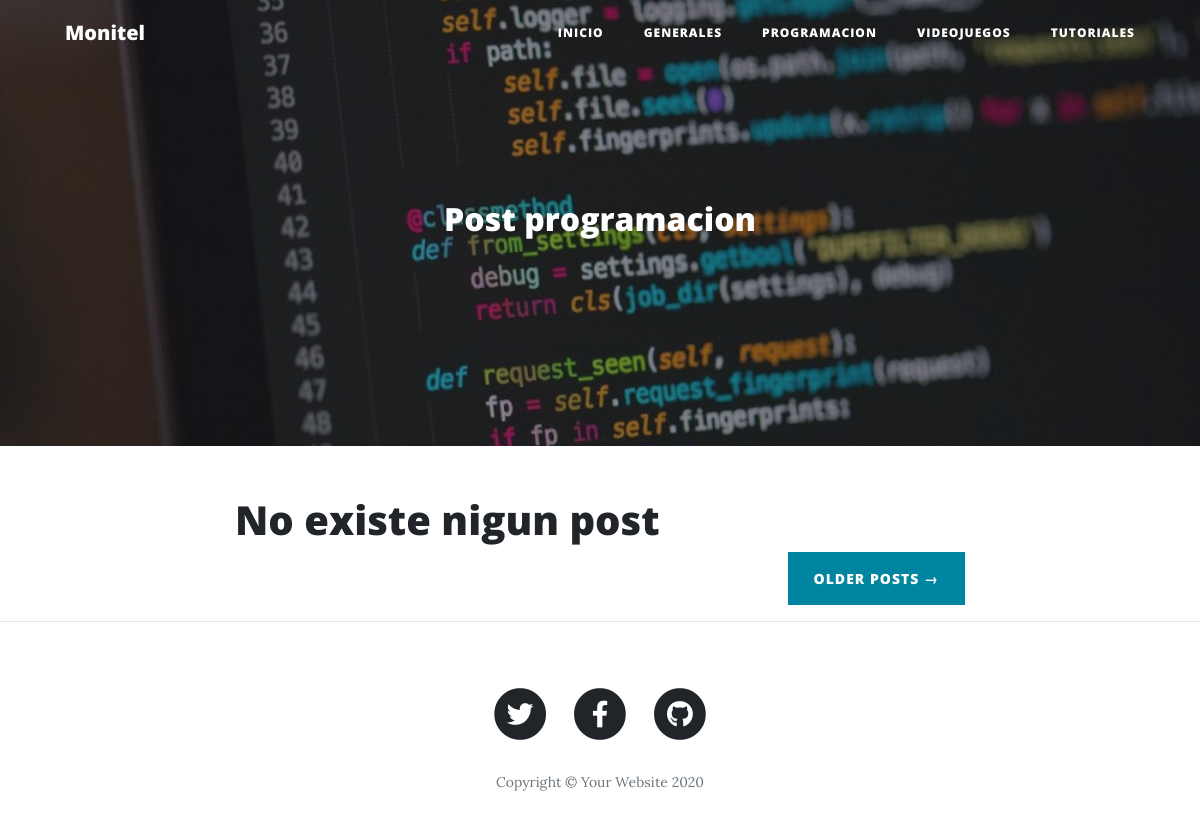
Before: /programacion/ with the older database file.
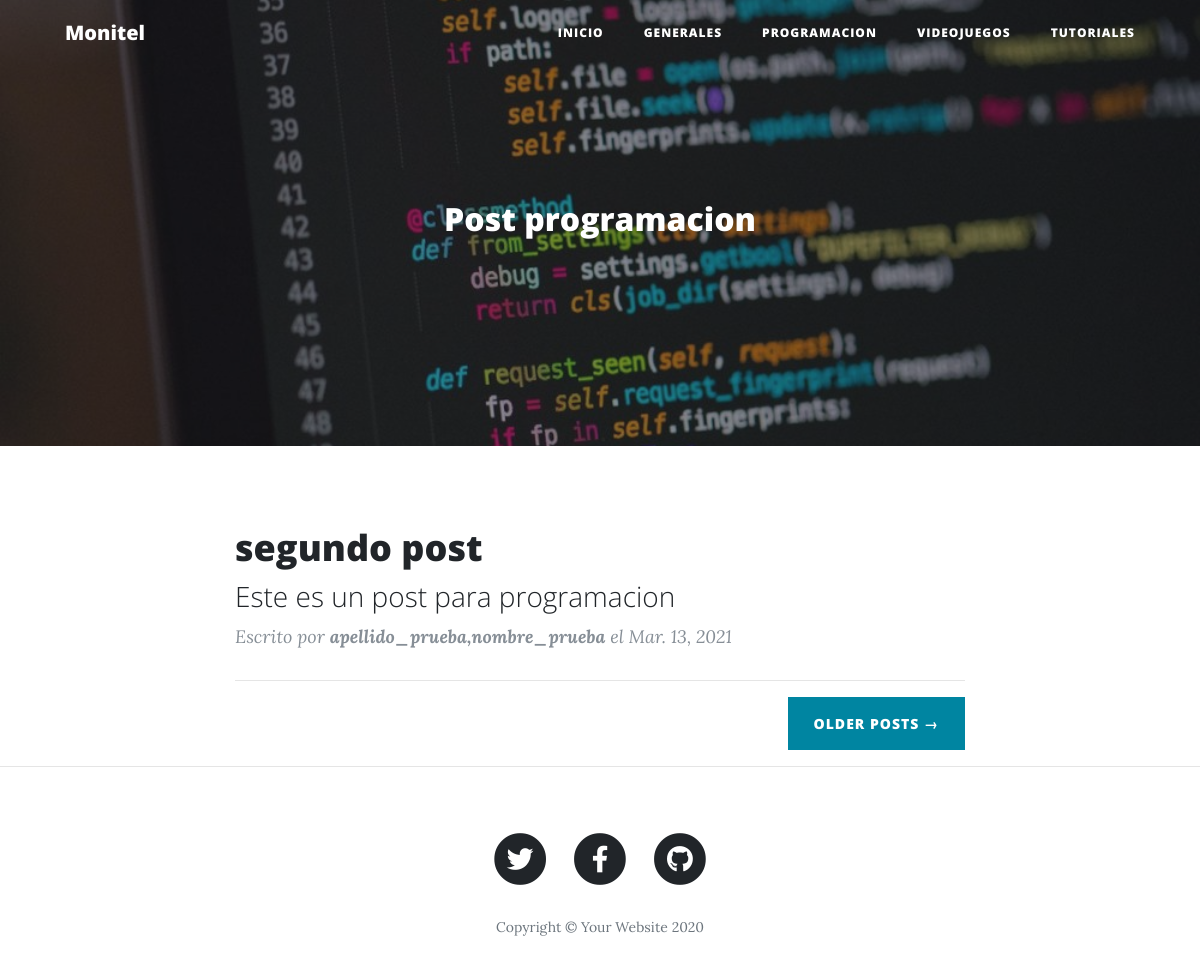
After: the same page with the newer database file.
### blog/models.py (models this page shows, shortened)
class post(models.Model):
    id = models.AutoField(primary_key=True)
    titulo = models.CharField('Titulo',max_length=90,blank=False,null=False)
    slug = models.CharField('Slug',max_length=100,blank=False,null=False)
    descripcion = models.CharField('Descripcion',max_length=110,blank=False,null=False)
    contenido = RichTextField('Contenido')
    imagen = models.URLField(max_length=255,blank=False,null=False)
    autor = models.ForeignKey(autor, on_delete=models.CASCADE)
    categoria = models.ForeignKey(categoria,on_delete=models.CASCADE)
    estado = models.BooleanField('Publicado/No publicado',default=True)
    fecha_creacion = models.DateField('Fecha de creacion',auto_now=False,auto_now_add=True)
    class Meta:
        verbose_name = 'post'
        verbose_name_plural = 'posts'

class autor(models.Model):
    id = models.AutoField(primary_key=True)
    nombres = models.CharField('Nombres de autor',max_length=255,null=False,blank=False)
    apellidos = models.CharField('Apellidos de autor',max_length=255,null=False,blank=False)
    facebook = models.URLField('Facebook',null=True,blank=True)
    twitter = models.URLField('Twitter',null=True,blank=True)
    instagram = models.URLField('Instagram',null=True,blank=True)
    web = models.URLField('Web',null=True,blank=True)
    correo = models.EmailField('Correo Electronico',null=False,blank=False)
    estado = models.BooleanField('Autor Activo/No Activo',default=True)
    fecha_creacion = models.DateField('Fecha de Creacion',auto_now=False,auto_now_add=True)
    class Meta:
        verbose_name = 'autor'
        verbose_name_plural = 'autores'
    def __str__(self):
        return "{0},{1}".format(self.apellidos, self.nombres)

### blog/views.py (the view)
# urls.py: path('programacion/',views.programacion,name ='programacion'),
def programacion(request):
    Categoria = categoria.objects.get(nombre='Programacion')
    Post = post.objects.filter(
        estado=True, categoria=Categoria
    )
    return render(request,'blog/programacion.html',context={'post':Post})

### blog/templates/blog/programacion.html (shortened to what this page needs)
{% extends 'blog/index.html'%}
{% load staticfiles %}
{% block imagen %}
    {% static 'img/programacion.jpg'%}
{%endblock imagen%}
{% block titulo_principal%}
    Post programacion
{% endblock titulo_principal%}

### blog/templates/blog/index.html (shortened to what this page needs)
{% load staticfiles %}
<!DOCTYPE html>
<html lang="en">
<head>
  <link href="{% static 'vendor/bootstrap/css/bootstrap.min.css' %}" rel="stylesheet">
  <link href="{% static 'vendor/fontawesome-free/css/all.min.css'%}" rel="stylesheet" type="text/css">
  <link href="{% static 'css/clean-blog.min.css'%}" rel="stylesheet">
</head>
<body>
  <nav class="navbar navbar-expand-lg navbar-light fixed-top" id="mainNav">
    <div class="container">
      <a class="navbar-brand" href="{% url 'index' %}">Monitel</a>
      <div class="collapse navbar-collapse" id="navbarResponsive">
        <ul class="navbar-nav ml-auto">
          <li class="nav-item">
            <a class="nav-link" href="{% url 'index'%}">Inicio</a>
          </li>
          <li class="nav-item">
            <a class="nav-link" href="{% url 'generales' %}">Generales</a>
          </li>
          <li class="nav-item">
            <a class="nav-link" href="{% url 'programacion' %}">Programacion</a>
          </li>
          <li class="nav-item">
            <a class="nav-link" href="{% url 'videojuegos' %}">Videojuegos</a>
          </li>
          <li class="nav-item">
            <a class="nav-link" href="{% url 'tutoriales' %}">Tutoriales</a>
          </li>
        </ul>
      </div>
    </div>
  </nav>
  <header class="masthead" style="background-image: url({% block imagen %}{% static 'img/home-bg.jpg'%}{% endblock imagen %})">
    <div class="overlay"></div>
    <div class="container">
      <div class="row">
        <div class="col-lg-8 col-md-10 mx-auto">
          <div class="site-heading">
            <h2>{% block titulo_principal %}Blog Developer{% endblock titulo_principal %}</h2>
          </div>
        </div>
      </div>
    </div>
  </header>
  <div class="container">
    <div class="row">
      <div class="col-lg-8 col-md-10 mx-auto">
        {% if post %}
        {% for posts in post%}
          <div class="post-preview">
            <a href="post.html">
              <h2 class="post-title">
                {{posts.titulo}}
              </h2>
              <h3 class="post-subtitle">
                {{posts.descripcion}}
              </h3>
            </a>
            <p class="post-meta">Escrito por
              <strong>{{posts.autor}}</strong> el
              {{posts.fecha_creacion}}</p>
          </div>
          <hr>
        {% endfor %}
        {% else %}
          <h1>No existe nigun post</h1>
        {% endif %}
        <div class="clearfix">
          <a class="btn btn-primary float-right" href="#">Older Posts &rarr;</a>
        </div>
      </div>
    </div>
  </div>
  <hr>
  <footer>
    <div class="container">
      <div class="row">
        <div class="col-lg-8 col-md-10 mx-auto">
          <ul class="list-inline text-center">
            <li class="list-inline-item">
              <a href="#">
                <span class="fa-stack fa-lg">
                  <i class="fas fa-circle fa-stack-2x"></i>
                  <i class="fab fa-twitter fa-stack-1x fa-inverse"></i>
                </span>
              </a>
            </li>
            <li class="list-inline-item">
              <a href="#">
                <span class="fa-stack fa-lg">
                  <i class="fas fa-circle fa-stack-2x"></i>
                  <i class="fab fa-facebook-f fa-stack-1x fa-inverse"></i>
                </span>
              </a>
            </li>
            <li class="list-inline-item">
              <a href="#">
                <span class="fa-stack fa-lg">
                  <i class="fas fa-circle fa-stack-2x"></i>
                  <i class="fab fa-github fa-stack-1x fa-inverse"></i>
                </span>
              </a>
            </li>
          </ul>
          <p class="copyright text-muted">Copyright &copy; Your Website 2020</p>
        </div>
      </div>
    </div>
  </footer>
</body>
</html>

Changed rows visible on the page:
added post: titulo "segundo post", descripcion "Este es un post para programacion", autor "apellido_prueba,nombre_prueba", fecha_creacion "Mar. 13, 2021"
Other visible differences:
text no longer shown: "No existe nigun post"
